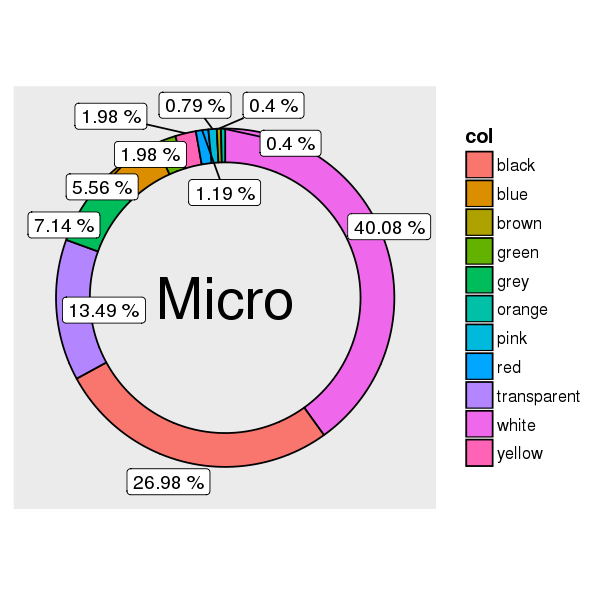

R code for this plot:
library(ggplot2)
library(ggrepel)

col <- c("white", "black", "transparent", "grey", "blue", "yellow", "green", "red", "pink", "orange", "brown")
freq <- c(101, 68, 34, 18, 14, 5, 5, 3, 2, 1, 1)

## create data frame
colour.df <- data.frame(col, freq)

## calculate percentage 
colour.df$percentage = colour.df$freq / sum(colour.df$freq)* 100
colour.df = colour.df[rev(order(colour.df$percentage)), ]
colour.df$ymax = cumsum(colour.df$percentage)
colour.df$ymin = c(0, head(colour.df$ymax, n = -1))

donut = ggplot(colour.df, aes(fill = col, ymax = ymax, ymin = ymin, xmax = 100, xmin = 80)) +
    geom_rect(colour = "black") + coord_polar(theta = "y") + xlim(c(0, 100)) +
    geom_label_repel(aes(label = paste(round(percentage,2),"%"), x = 100, y = (ymin + ymax)/2),inherit.aes = F, show.legend = F, size = 4) +
    theme(legend.title = element_text(colour = "black", size = 12, face = "bold"), legend.text = element_text(colour = "black", size = 10), panel.grid = element_blank(), axis.text = element_blank(), axis.title = element_blank(), axis.ticks = element_blank()) +
    annotate("text", x = 0, y = 0, size = 12, label = "Micro")

png("donut.png", width=600, height=600, res=120)
print(donut)
dev.off()
